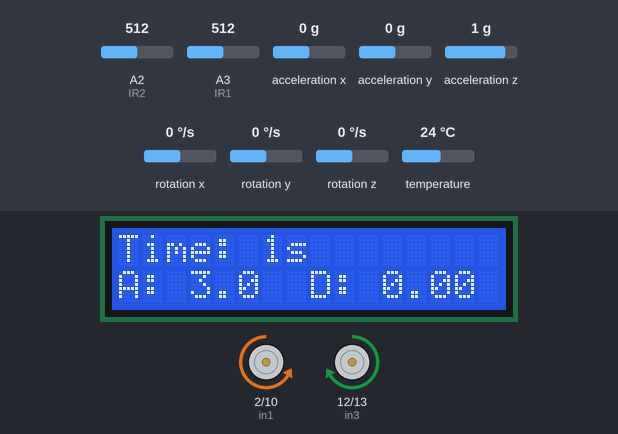
A sketch run on a simulated Arduino Uno, built with avr-gcc and run on an emulated ATmega328P. Shown: 16×2 character LCD, motor-driver pin pairs drawn as motors (green arrow = first pin HIGH = forward, orange = second pin HIGH = backward, longer = more drive, scaled by the enable pin). The inputs (shaded band) are chosen by the test bench; at power-on: acceleration z 1 g, acceleration x 0 g, A3 (IR1) = 512, A2 (IR2) = 512, acceleration y 0 g, rotation x 0 °/s, rotation y 0 °/s, rotation z 0 °/s, temperature 24 °C.

Above: at 1.2 s.
1.3 s: acceleration z set to 0 g
At 1.52 s:
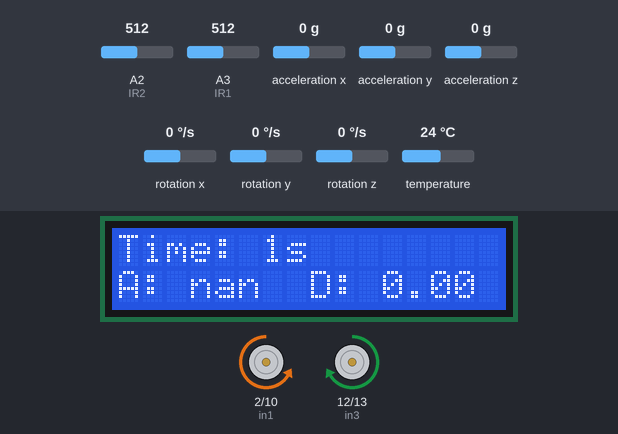
3.5 s: acceleration x set to -1.4 g
At 3.76 s:
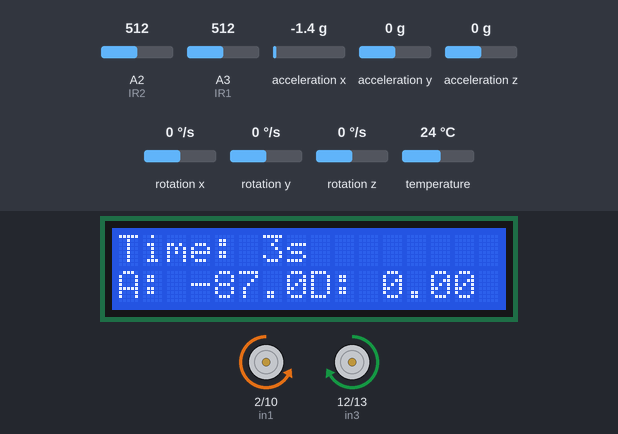
6.5 s: A3 (IR1) set to 306
8.6 s: A2 (IR2) set to 190
11.6 s: A3 (IR1) set to 333
At 12.69 s:
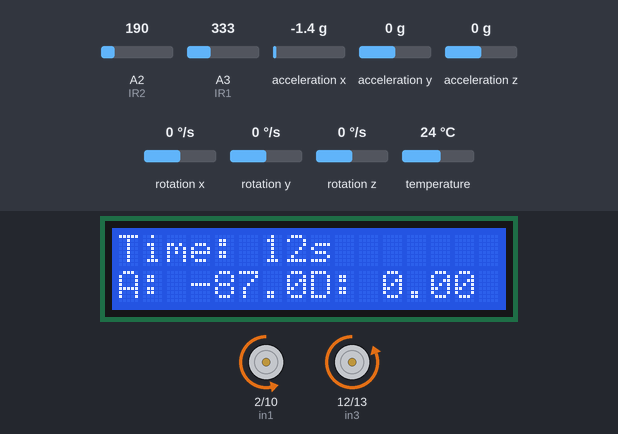
13.6 s: acceleration x set to 0 g
At 13.81 s:
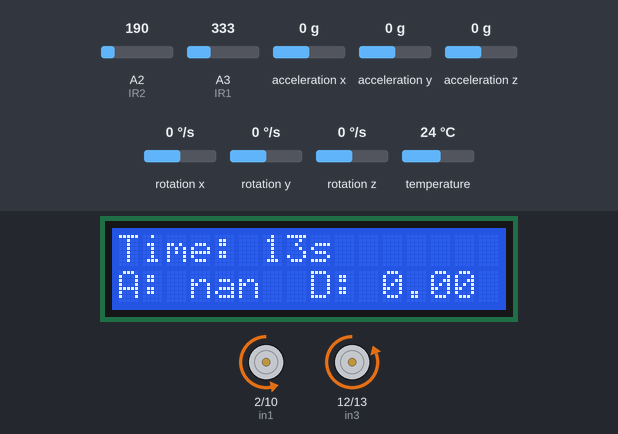
Timing chart, 0 to 16.6 s (numbered marks = the images above; inputs shaded):
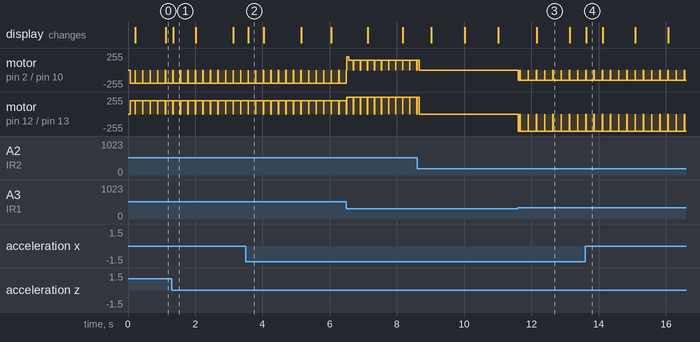

The sketch:

Move10secs.ino
```cpp
#include <LiquidCrystal.h>
#include <Adafruit_MPU6050.h>
#include <Adafruit_Sensor.h>
#include <Wire.h>
#include <math.h>

Adafruit_MPU6050 mpu;

const int rs = 8, en = 9, d4 = 4, d5 = 5, d6 = 6, d7 = 7;
LiquidCrystal lcd(8, 9, 4, 5, 6, 7);
const int sPin1 = A0, sPin2 = A1;
//MOTOR B
int enB = 11;
int in3 = 12;
int in4 = 13;
//motor A
int enA = 3;
int in1 = 2;
int in2 = 10;
//rotary encoders
int RE1 = A0;
int RE2 = A1;
//IR sensors
int IR1 = A3;
int IR2 = A2;
//sensitivity IR1
int sens1 = 300;
//sensitivity IR2
int sens2 = 320;

int Dstate1 = 0;
int lastDstate1 = 0;
int Dstate2 = 0;
int lastDstate2 = 0;
double D1 = 0;
double D2 = 0;
double tD = 0;

unsigned long prevTime = 0;
float A = 0;
int bump = 0;
int spin = 0;
int stop = 0;
void setup() {

  if (!mpu.begin()) {
    Serial.println("Failed to find MPU6050 chip");
    while (1) {
      delay(10);
    }
  }

  mpu.setAccelerometerRange(MPU6050_RANGE_8_G);

  mpu.setGyroRange(MPU6050_RANGE_500_DEG);

  mpu.setFilterBandwidth(MPU6050_BAND_21_HZ);

  pinMode(in1, OUTPUT);
  pinMode(in2, OUTPUT);
  pinMode(in3, OUTPUT);
  pinMode(in4, OUTPUT);
  pinMode(enA, OUTPUT);
  pinMode(enB, OUTPUT);

  pinMode(IR1, INPUT);
  pinMode(IR2, INPUT);
  pinMode(sPin1, INPUT);
  pinMode(sPin2, INPUT);

  lcd.begin(16, 2);
  lcd.clear();

  digitalWrite(enA, LOW);
  digitalWrite(enB, LOW);
  digitalWrite(in1, LOW);
  digitalWrite(in2, LOW);
  digitalWrite(in3, LOW);
  digitalWrite(in4, LOW);
}

void loop() {
  sensors_event_t a, g, temp;
  mpu.getEvent(&a, &g, &temp);
  /*if(spin > 0){
    Dstate1 = digitalRead(sPin1);
    if (Dstate1 != lastDstate1 && Dstate1 == 1) {
      D1= D1 + 1.16;
    }
    lastDstate1 = Dstate1;

    Dstate2 = digitalRead(sPin2);
    if (Dstate2 != lastDstate2 && Dstate2 == 1) {
      D2= D2 + 1.16;
    }
    lastDstate2 = Dstate2;
  }*/
  unsigned long currTime = millis();
  if (currTime - prevTime >= 200) {
    prevTime = currTime;
    lcd.clear();
    A = (atan(a.acceleration.x / a.acceleration.z) / 3.1415926 * 180) + 3;
    lcd.setCursor(0, 0);
    lcd.print("Time: ");
    lcd.print(currTime / 1000);
    lcd.print("s ");
    lcd.setCursor(0, 1);
    lcd.print("A: ");
    lcd.print(A, 1);
    lcd.setCursor(8, 1);
    lcd.print("D: ");
    tD = (D1 + D2) / 200;
    lcd.print(tD);
    lcd.print(" m");
    if (A > 24 && bump < 1 && spin < 1) {
      bump = bump + 1;

      analogWrite(enA, 0);
      analogWrite(enB, 0);
      delay(500);
        A = (atan(a.acceleration.x / a.acceleration.z) / 3.1415926 * 180) + 3;
        digitalWrite(in1, LOW);
        digitalWrite(in2, HIGH);
        digitalWrite(in4, LOW);
        digitalWrite(in3, HIGH);
        analogWrite(enA, 255);
        analogWrite(enB, 255);
        delay(2000);
      analogWrite(enA, 0);
      analogWrite(enB, 0);
      tD = -0.4;
    }
    if (A < 10 && bump > 0 && spin < 1) {
      spin = spin + 1;
      A = (atan(a.acceleration.x / a.acceleration.z) / 3.1415926 * 180) + 3;
      lcd.setCursor(0, 0);
      lcd.print("Time: ");
      lcd.print(currTime / 1000);
      lcd.print("s ");
      lcd.setCursor(0, 1);
      lcd.print("A: ");
      lcd.print(A, 1);
      lcd.setCursor(8, 1);
      lcd.print("D: ");
      lcd.print(tD);
      lcd.print("m");
      digitalWrite(in1, LOW);
      digitalWrite(in2, HIGH);
      digitalWrite(in4, LOW);
      digitalWrite(in3, HIGH);
      analogWrite(enA, 200);  // change
      analogWrite(enB, 200);  //change
      delay(50);

      analogWrite(enA, 0);
      analogWrite(enB, 0);
      delay(4000);
      digitalWrite(in1, LOW);
      digitalWrite(in2, HIGH);
      digitalWrite(in4, HIGH);
      digitalWrite(in3, LOW);
      analogWrite(enA, 255);
      analogWrite(enB, 150);
      delay(5000);
      bump = 1;
      analogWrite(enA, 0);
      analogWrite(enB, 0);
      delay(200);
      digitalWrite(in1, LOW);
      digitalWrite(in2, HIGH);
      digitalWrite(in4, LOW);
      digitalWrite(in3, HIGH);
      analogWrite(enA, 255);
      analogWrite(enB, 255);
      delay(1000);
    }
  }

  /*if (A<5 && bump>0 && spin >= 1) {
    int Right = analogRead(IR2);
    int Left = analogRead(IR1);
    int TurnRight = 0;
    if ((Right > sens1) && (Left > sens2) && spin<1) { // Move straight
      digitalWrite(in1, LOW);
      digitalWrite(in2, HIGH);
      digitalWrite(in4, LOW);
      digitalWrite(in3, HIGH);
      analogWrite(enA, 200);
      analogWrite(enB, 200);
          delay(40);
          analogWrite(enA, 0);
          analogWrite(enB, 0);
    }
    if ((Right > sens1) && (Left > sens2) && TurnRight>=1) { // Move straight
      digitalWrite(in1, LOW);
      digitalWrite(in2, HIGH);
      digitalWrite(in4, LOW);
      digitalWrite(in3, HIGH);
      analogWrite(enA, 110);
      analogWrite(enB, 110);
      delay(2000);
      analogWrite(enA, 0);
      analogWrite(enB, 0);
      delay(2000);
      bump++;
    }
    if ((Right < sens1) && (Left < sens2)) { // Stop
      digitalWrite(in1, LOW);
      digitalWrite(in2, LOW);
      digitalWrite(in4, LOW);
      digitalWrite(in3, LOW);
      analogWrite(enA, 0);
      analogWrite(enB, 0);
          delay(15);
      analogWrite(enA, 0);
      analogWrite(enB, 0);
    }
    if ((Right < sens1) && (Left > sens2)) { // Turn right
      digitalWrite(in1, LOW);
      digitalWrite(in2, HIGH);
      digitalWrite(in4, HIGH);
      digitalWrite(in3, LOW);
      analogWrite(enA, 150);
      analogWrite(enB, 255);
      delay(45);
          analogWrite(enA, 0);
          analogWrite(enB, 0);
          TurnRight++;
    }
    if ((Right > sens1) && (Left < sens2)) { // Turn left
      digitalWrite(in1, HIGH);
      digitalWrite(in2, LOW);
      digitalWrite(in4, LOW);
      digitalWrite(in3, HIGH);
      analogWrite(enA, 150);
      analogWrite(enB, 255);
      delay(65);
          analogWrite(enA, 0);
          analogWrite(enB, 0);
    }
  }*/


  int Right = analogRead(IR2);
  int Left = analogRead(IR1);
  if ((Right > sens1) && (Left > sens2) && spin < 1) {  // Move straight
    digitalWrite(in1, LOW);
    digitalWrite(in2, HIGH);
    digitalWrite(in4, LOW);
    digitalWrite(in3, HIGH);
    analogWrite(enA, 200);
    analogWrite(enB, 200);
    delay(70);
    analogWrite(enA, 0);
    analogWrite(enB, 0);
  }
  if ((Right > sens1) && (Left > sens2) && spin >= 1) {  // Move straight
    digitalWrite(in1, LOW);
    digitalWrite(in2, HIGH);
    digitalWrite(in4, LOW);
    digitalWrite(in3, HIGH);
    analogWrite(enA, 120);
    analogWrite(enB, 120);
    delay(15);
    analogWrite(enA, 0);
    analogWrite(enB, 0);
  }
  if ((Right < sens1) && (Left < sens2)) {  // Stop
    digitalWrite(in1, LOW);
    digitalWrite(in2, LOW);
    digitalWrite(in4, LOW);
    digitalWrite(in3, LOW);
    analogWrite(enA, 0);
    analogWrite(enB, 0);
    delay(15);
    analogWrite(enA, 0);
    analogWrite(enB, 0);
  }
  if ((Right < sens1) && (Left > sens2)) {  // Turn right
    digitalWrite(in1, LOW);
    digitalWrite(in2, HIGH);
    digitalWrite(in4, HIGH);
    digitalWrite(in3, LOW);
    analogWrite(enA, 150);
    analogWrite(enB, 255);
    delay(45);
    analogWrite(enA, 0);
    analogWrite(enB, 0);
  }
  if ((Right > sens1) && (Left < sens2)) {  // Turn left
    digitalWrite(in1, HIGH);
    digitalWrite(in2, LOW);
    digitalWrite(in4, LOW);
    digitalWrite(in3, HIGH);
    analogWrite(enA, 150);
    analogWrite(enB, 255);
    delay(65);
    analogWrite(enA, 0);
    analogWrite(enB, 0);
  }
}
```

Measured:
- after the input at 1.3 s, the display: changes at once (image 1)
- after the input at 3.5 s, the display: changes after 0.08 s (image 2)
- after the input at 11.6 s, motor on pin 2 (in1) / pin 10 (in2): stopped → backward 150/255 at once, then repeats every 0.24 s: stopped 0.01 s, backward 150/255 0.24 s; motor on pin 12 (in3) / pin 13 (in4): stopped → backward 255/255 at once, then repeats every 0.24 s: stopped 0.01 s, backward 255/255 0.24 s
- after the input at 13.6 s, the display: changes at once (image 4)
- what the display in image 2 shows lasts 0.4 s, from 3.6 s to 4.0 s
- what the display in image 4 shows lasts 0.5 s, from 13.6 s to 14.1 s
